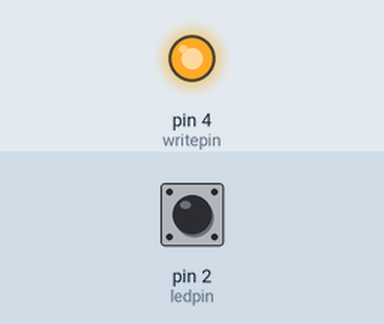
Recording of a sketch running on a simulated Arduino Uno, built with avr-gcc and run on an emulated ATmega328P. Parts: output pins drawn as LEDs (lit = HIGH). Inputs (shaded band) come from the test bench; at power-on: pin 2 (ledpin) HIGH.

Above: at 1.2 s.
1.3 s: pin 2 (ledpin) pulled LOW for 0.15 s
At 1.37 s:
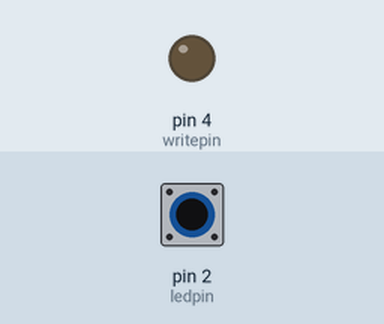
2.9 s: pin 2 (ledpin) pulled LOW for 3.2 s
At 7.3 s:
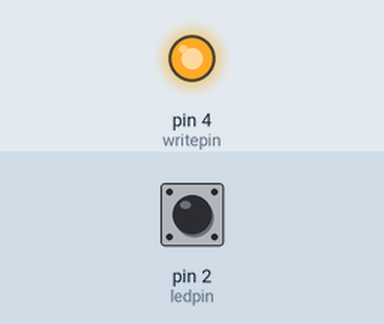
Timing chart, 0 to 8.8 s (numbered marks = the images above; inputs shaded):
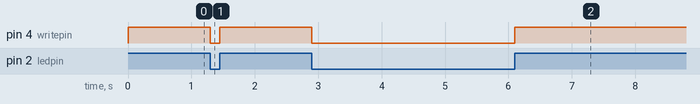

The sketch:

InputTest.ino
```cpp
//declarations
int i =0;
int S1state = 0;
int Base1State = 0;
int S2state = 0;
int Base2State = 0;
int hasleft = 0;

unsigned long starttime;
unsigned long endtime;
unsigned long knockstarttime;
unsigned long knocktotaltime;

int initstate = 0;
int switchstate =0;
int whichstand = 1;

int ledpin = 2;
int S1pin = 3;
int Base1Pin = 4;
int S2pin = 5;
int Base2Pin = 6;

char A[] = "A";
char B[] = "B";
char C[] = "C";
char D[] = "D";

int readpin = 2;
int writepin = 4;
void setup()
{
  pinMode(ledpin,OUTPUT);
//  pinMode(Base1Pin,INPUT);
//  pinMode(S1pin,INPUT);
//  pinMode(Base2Pin,INPUT);
//  pinMode(S2pin,INPUT);
pinMode(readpin,INPUT_PULLUP);
pinMode(writepin,OUTPUT);
  Serial.begin(9600);
}

//void loop()
//{
//  i = i +1;
//  S1state = digitalRead(S1pin);
//  Base1State = digitalRead(Base1Pin);
//  S2state = digitalRead(S2pin);
//  Base2State = digitalRead(Base2Pin);
//
//  while(S1state == 1 && S2state == 1 && Base1State == 1 && Base2State == 1){
//    S1state = digitalRead(S1pin);
//    Base1State = digitalRead(Base1Pin);
//    S2state = digitalRead(S2pin);
//    Base2State = digitalRead(Base2Pin);
//    digitalWrite(ledpin,LOW);
//  }
//  if(S1state == 0){
//    printCombo(B, knocktotaltime, 0);
//  }
//  if(Base1State == 0){
//    printCombo(A, knocktotaltime, 0);
//  }
//  if(S2state == 0){
//    printCombo(C, knocktotaltime, 0);
//  }
//  if(Base2State == 0){
//    printCombo(D, knocktotaltime, 0);
//  }
//  while(S1state == 0 || S2state == 0 || Base1State == 0 || Base2State == 0){
//    S1state = digitalRead(S1pin);
//    Base1State = digitalRead(Base1Pin);
//    S2state = digitalRead(S2pin);
//    Base2State = digitalRead(Base2Pin);
//    digitalWrite(ledpin,HIGH);
//  }
//
//}

void loop(){
  int read2 = 0;
 read2 = digitalRead(readpin);
   if(read2 == 1){
    digitalWrite(writepin,HIGH);
   }
   else{
    digitalWrite(writepin, LOW);
   }
}


void printCombo(char* code, unsigned long time, int updown)
{

  Serial.print('H'); // unique header to identify start of message
  Serial.print(",");
  Serial.print(code);
  Serial.print(",");
  Serial.print(time,DEC);
  Serial.print(",");
  Serial.print(updown,DEC);
  Serial.print(",");
  Serial.print("Q");  // note Q is sent to mark end of line
  Serial.println();  // send a cr/lf
}
```

Measured:
- after the input at 1.3 s, pin 4 (writepin): HIGH → LOW at once, → HIGH 0.15 s later
- after the input at 2.9 s, pin 4 (writepin): HIGH → LOW at once, → HIGH 3.2 s later
